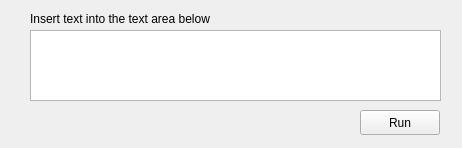
<?xml version="1.0" encoding="UTF-8"?>
<ui version="4.0">
 <class>MainWindow</class>
 <widget class="QMainWindow" name="MainWindow">
  <property name="geometry">
   <rect>
    <x>0</x>
    <y>0</y>
    <width>462</width>
    <height>148</height>
   </rect>
  </property>
  <property name="windowTitle">
   <string>MainWindow</string>
  </property>
  <widget class="QWidget" name="centralwidget">
   <widget class="QPushButton" name="bt_run">
    <property name="geometry">
     <rect>
      <x>360</x>
      <y>110</y>
      <width>80</width>
      <height>25</height>
     </rect>
    </property>
    <property name="text">
     <string>Run</string>
    </property>
   </widget>
   <widget class="QTextEdit" name="ta_data">
    <property name="geometry">
     <rect>
      <x>30</x>
      <y>30</y>
      <width>411</width>
      <height>71</height>
     </rect>
    </property>
   </widget>
   <widget class="QLabel" name="lb_title">
    <property name="geometry">
     <rect>
      <x>30</x>
      <y>10</y>
      <width>221</width>
      <height>17</height>
     </rect>
    </property>
    <property name="text">
     <string>Insert text into the text area below</string>
    </property>
   </widget>
   <widget class="QLabel" name="lb_status">
    <property name="geometry">
     <rect>
      <x>100</x>
      <y>112</y>
      <width>251</width>
      <height>20</height>
     </rect>
    </property>
    <property name="layoutDirection">
     <enum>Qt::RightToLeft</enum>
    </property>
    <property name="autoFillBackground">
     <bool>false</bool>
    </property>
    <property name="text">
     <string/>
    </property>
   </widget>
  </widget>
 </widget>
 <resources/>
 <connections/>
</ui>
